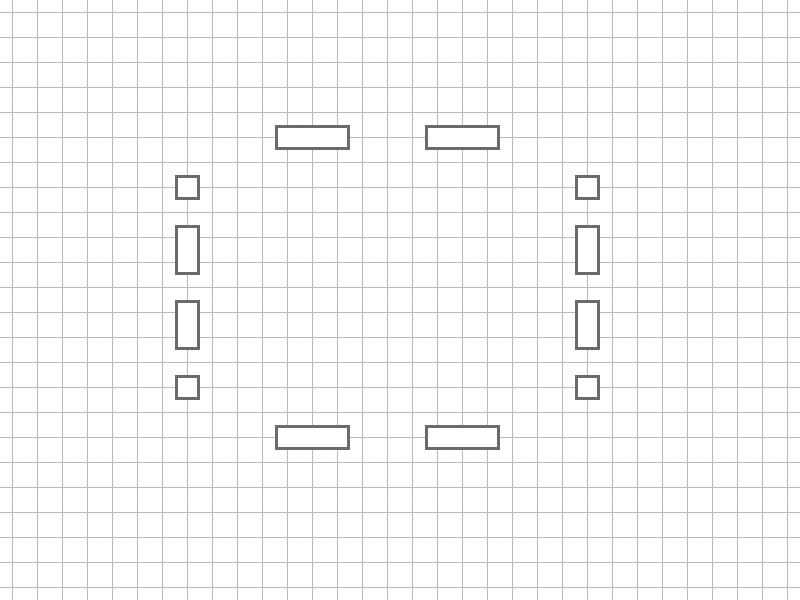

A level layout from a 2D game, rendered from its tile map. Below: a short description, then the map file with its tile-grid data intact:
An orthogonal 32x24 tile map with 25x25 px tiles, 2 tile layers (bg, walls), 2 tilesets and 4 objects (2x light).

<map version="1.0" orientation="orthogonal" renderorder="right-down" width="32" height="24" tilewidth="25" tileheight="25" nextobjectid="38">
 <tileset firstgid="1" name="tiles_25" tilewidth="25" tileheight="25" tilecount="6" columns="6">
  <image source="tiles_25.png" width="150" height="25" />
 </tileset>
 <tileset firstgid="7" name="wall-tiles" tilewidth="25" tileheight="25" tilecount="8" columns="7">
  <image source="wall-tiles.png" width="175" height="25" />
  <tile id="7">
   <objectgroup draworder="index">
    <object id="1" x="8" y="8" width="10" height="10" />
   </objectgroup>
  </tile>
 </tileset>
 <layer name="bg" width="32" height="24">
  <data encoding="csv">
6,6,6,6,6,6,6,6,6,6,6,6,6,6,6,6,6,6,6,6,6,6,6,6,6,6,6,6,6,6,6,6,
6,6,6,6,6,6,6,6,6,6,6,6,6,6,6,6,6,6,6,6,6,6,6,6,6,6,6,6,6,6,6,6,
6,6,6,6,6,6,6,6,6,6,6,6,6,6,6,6,6,6,6,6,6,6,6,6,6,6,6,6,6,6,6,6,
6,6,6,6,6,6,6,6,6,6,6,6,6,6,6,6,6,6,6,6,6,6,6,6,6,6,6,6,6,6,6,6,
6,6,6,6,6,6,6,6,6,6,6,6,6,6,6,6,6,6,6,6,6,6,6,6,6,6,6,6,6,6,6,6,
6,6,6,6,6,6,6,6,6,6,6,6,6,6,6,6,6,6,6,6,6,6,6,6,6,6,6,6,6,6,6,6,
6,6,6,6,6,6,6,6,6,6,6,6,6,6,6,6,6,6,6,6,6,6,6,6,6,6,6,6,6,6,6,6,
6,6,6,6,6,6,6,6,6,6,6,6,6,6,6,6,6,6,6,6,6,6,6,6,6,6,6,6,6,6,6,6,
6,6,6,6,6,6,6,6,6,6,6,6,6,6,6,6,6,6,6,6,6,6,6,6,6,6,6,6,6,6,6,6,
6,6,6,6,6,6,6,6,6,6,6,6,6,6,6,6,6,6,6,6,6,6,6,6,6,6,6,6,6,6,6,6,
6,6,6,6,6,6,6,6,6,6,6,6,6,6,6,6,6,6,6,6,6,6,6,6,6,6,6,6,6,6,6,6,
6,6,6,6,6,6,6,6,6,6,6,6,6,6,6,6,6,6,6,6,6,6,6,6,6,6,6,6,6,6,6,6,
6,6,6,6,6,6,6,6,6,6,6,6,6,6,6,6,6,6,6,6,6,6,6,6,6,6,6,6,6,6,6,6,
6,6,6,6,6,6,6,6,6,6,6,6,6,6,6,6,6,6,6,6,6,6,6,6,6,6,6,6,6,6,6,6,
6,6,6,6,6,6,6,6,6,6,6,6,6,6,6,6,6,6,6,6,6,6,6,6,6,6,6,6,6,6,6,6,
6,6,6,6,6,6,6,6,6,6,6,6,6,6,6,6,6,6,6,6,6,6,6,6,6,6,6,6,6,6,6,6,
6,6,6,6,6,6,6,6,6,6,6,6,6,6,6,6,6,6,6,6,6,6,6,6,6,6,6,6,6,6,6,6,
6,6,6,6,6,6,6,6,6,6,6,6,6,6,6,6,6,6,6,6,6,6,6,6,6,6,6,6,6,6,6,6,
6,6,6,6,6,6,6,6,6,6,6,6,6,6,6,6,6,6,6,6,6,6,6,6,6,6,6,6,6,6,6,6,
6,6,6,6,6,6,6,6,6,6,6,6,6,6,6,6,6,6,6,6,6,6,6,6,6,6,6,6,6,6,6,6,
6,6,6,6,6,6,6,6,6,6,6,6,6,6,6,6,6,6,6,6,6,6,6,6,6,6,6,6,6,6,6,6,
6,6,6,6,6,6,6,6,6,6,6,6,6,6,6,6,6,6,6,6,6,6,6,6,6,6,6,6,6,6,6,6,
6,6,6,6,6,6,6,6,6,6,6,6,6,6,6,6,6,6,6,6,6,6,6,6,6,6,6,6,6,6,6,6,
6,6,6,6,6,6,6,6,6,6,6,6,6,6,6,6,6,6,6,6,6,6,6,6,6,6,6,6,6,6,6,6
</data>
 </layer>
 <layer name="walls" width="32" height="24">
  <data encoding="csv">
0,0,0,0,0,0,0,0,0,0,0,0,0,0,0,0,0,0,0,0,0,0,0,0,0,0,0,0,0,0,0,0,
0,0,0,0,0,0,0,0,0,0,0,0,0,0,0,0,0,0,0,0,0,0,0,0,0,0,0,0,0,0,0,0,
0,0,0,0,0,0,0,0,0,0,0,0,0,0,0,0,0,0,0,0,0,0,0,0,0,0,0,0,0,0,0,0,
0,0,0,0,0,0,0,0,0,0,0,0,0,0,0,0,0,0,0,0,0,0,0,0,0,0,0,0,0,0,0,0,
0,0,0,0,0,0,0,0,0,0,0,0,0,0,0,0,0,0,0,0,0,0,0,0,0,0,0,0,0,0,0,0,
0,0,0,0,0,0,0,0,0,0,0,10,12,8,0,0,0,10,12,8,0,0,0,0,0,0,0,0,0,0,0,0,
0,0,0,0,0,0,0,0,0,0,0,0,0,0,0,0,0,0,0,0,0,0,0,0,0,0,0,0,0,0,0,0,
0,0,0,0,0,0,0,7,0,0,0,0,0,0,0,0,0,0,0,0,0,0,0,7,0,0,0,0,0,0,0,0,
0,0,0,0,0,0,0,0,0,0,0,0,0,0,0,0,0,0,0,0,0,0,0,0,0,0,0,0,0,0,0,0,
0,0,0,0,0,0,0,11,0,0,0,0,0,0,0,0,0,0,0,0,0,0,0,11,0,0,0,0,0,0,0,0,
0,0,0,0,0,0,0,9,0,0,0,0,0,0,0,0,0,0,0,0,0,0,0,9,0,0,0,0,0,0,0,0,
0,0,0,0,0,0,0,0,0,0,0,0,0,0,0,0,0,0,0,0,0,0,0,0,0,0,0,0,0,0,0,0,
0,0,0,0,0,0,0,11,0,0,0,0,0,0,0,0,0,0,0,0,0,0,0,11,0,0,0,0,0,0,0,0,
0,0,0,0,0,0,0,9,0,0,0,0,0,0,0,0,0,0,0,0,0,0,0,9,0,0,0,0,0,0,0,0,
0,0,0,0,0,0,0,0,0,0,0,0,0,0,0,0,0,0,0,0,0,0,0,0,0,0,0,0,0,0,0,0,
0,0,0,0,0,0,0,7,0,0,0,0,0,0,0,0,0,0,0,0,0,0,0,7,0,0,0,0,0,0,0,0,
0,0,0,0,0,0,0,0,0,0,0,0,0,0,0,0,0,0,0,0,0,0,0,0,0,0,0,0,0,0,0,0,
0,0,0,0,0,0,0,0,0,0,0,10,12,8,0,0,0,10,12,8,0,0,0,0,0,0,0,0,0,0,0,0,
0,0,0,0,0,0,0,0,0,0,0,0,0,0,0,0,0,0,0,0,0,0,0,0,0,0,0,0,0,0,0,0,
0,0,0,0,0,0,0,0,0,0,0,0,0,0,0,0,0,0,0,0,0,0,0,0,0,0,0,0,0,0,0,0,
0,0,0,0,0,0,0,0,0,0,0,0,0,0,0,0,0,0,0,0,0,0,0,0,0,0,0,0,0,0,0,0,
0,0,0,0,0,0,0,0,0,0,0,0,0,0,0,0,0,0,0,0,0,0,0,0,0,0,0,0,0,0,0,0,
0,0,0,0,0,0,0,0,0,0,0,0,0,0,0,0,0,0,0,0,0,0,0,0,0,0,0,0,0,0,0,0,
0,0,0,0,0,0,0,0,0,0,0,0,0,0,0,0,0,0,0,0,0,0,0,0,0,0,0,0,0,0,0,0
</data>
 </layer>
 <objectgroup name="player">
  <object id="1" gid="3" x="375" y="290" width="25" height="25" />
 </objectgroup>
 <objectgroup name="lights">
  <object id="30" name="light" type="light" gid="2" x="375" y="200" width="25" height="25">
   <properties>
    <property name="color" type="color" value="#ff00ddff" />
    <property name="radius" value="300" />
   </properties>
  </object>
  <object id="37" name="light" type="light" gid="2" x="375" y="400" width="30" height="30">
   <properties>
    <property name="color" type="color" value="#ffffbf00" />
    <property name="radius" value="300" />
   </properties>
  </object>
 </objectgroup>
</map>
